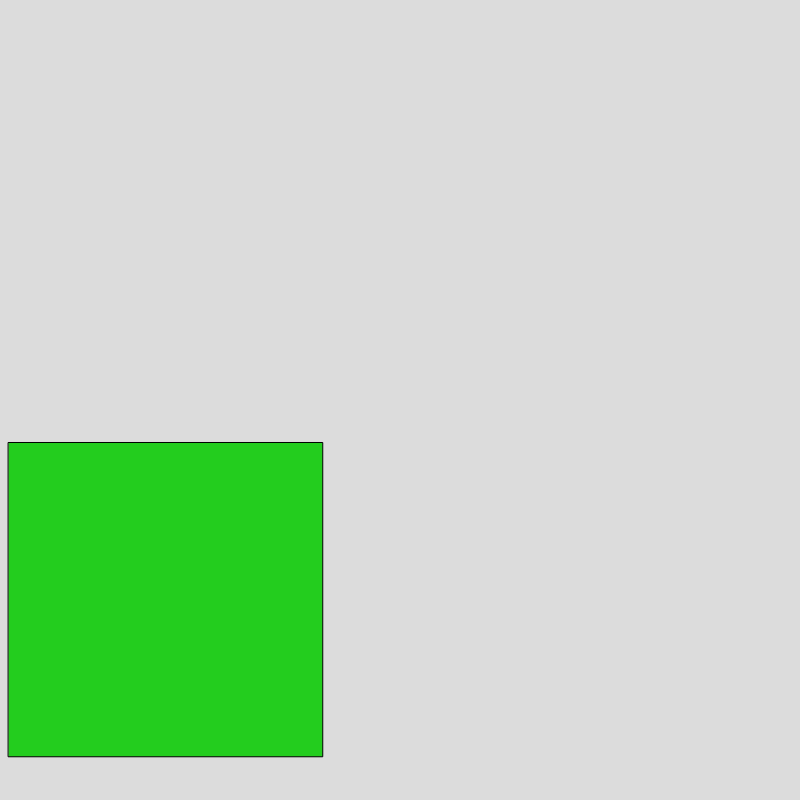
Frame 1 (no input)
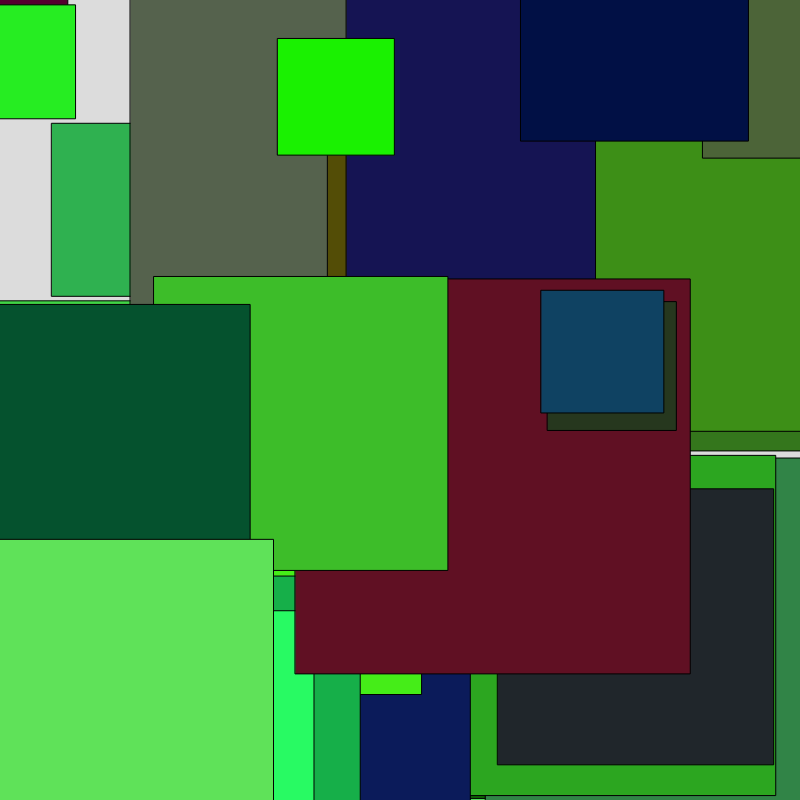
Frame 60 (no input)
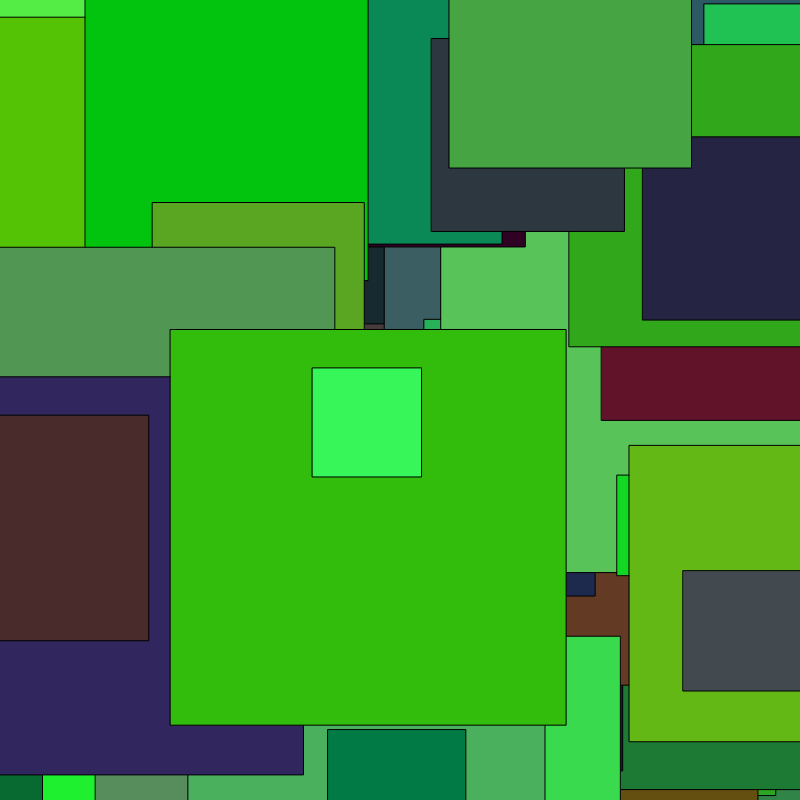
Frame 120 (the mouse pressed at the canvas centre since frame 60)

The p5.js sketch that drew these frames (run headless with seeded random() and noise() and a simulated clock; from frame 60 on, the mouse is pressed at the canvas centre):

// p5.js sketch
// ── sketch.js
var grapes = [];

function Orb() {
  this.d = random(100, 400);
  this.x = random(0, width);
  this.y = random(0, height);
  
  this.clr = [random(100), random(255), 
              random(100)];
  
  this.draw = function() {
    fill(this.clr);
    square(this.x, this.y, this.d);
  };
}

function setup() {
  createCanvas(800, 800);
  background(220);
  rectMode(CENTER);
}

function draw() {
  var grape = new Orb();
  grape.draw();
}
